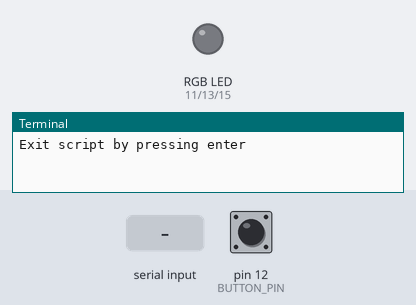
The program below on a simulated Raspberry Pi (header pin numbers). Parts: an RGB LED mixed from three pins (HIGH = lit), the last lines printed to the terminal. The test bench sets the inputs (shaded band); at power-on: pin 12 (BUTTON_PIN) HIGH. At 11.7 s the program stops and its outputs stay as they are.

Above: at 1.2 s.
1.3 s: pin 12 (BUTTON_PIN) pulled LOW for 0.15 s
At 2.2 s:
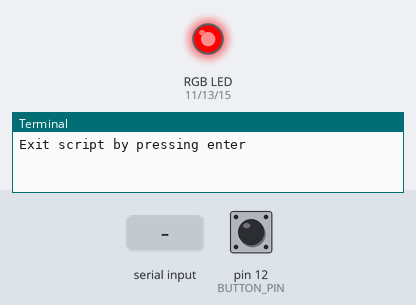
2.9 s: pin 12 (BUTTON_PIN) pulled LOW for 1 s
At 4.7 s:
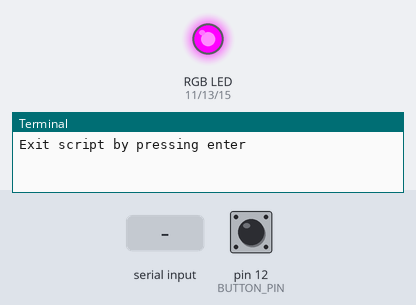
5.4 s: pin 12 (BUTTON_PIN) pulled LOW for 0.15 s
At 6.5 s:
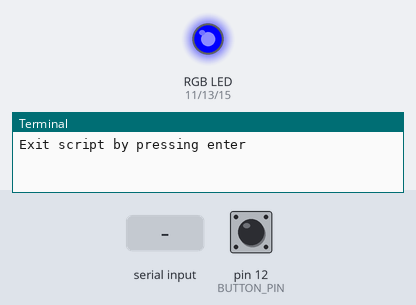
7.0 s: pin 12 (BUTTON_PIN) pulled LOW for 3.2 s
At 10.6 s:
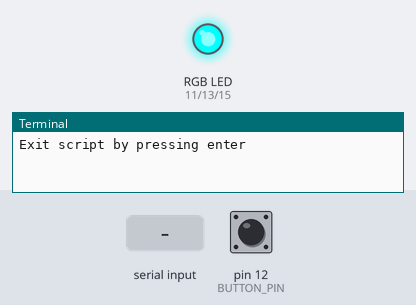
11.7 s: "1" typed at the terminal
At 12.9 s:
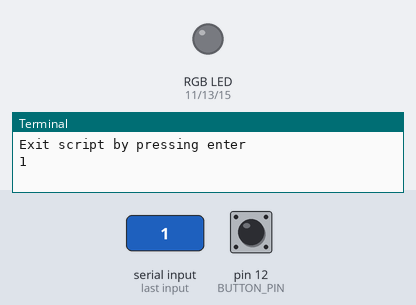
Timing chart, 0 to 13.2 s (numbered marks = the images above; inputs shaded):
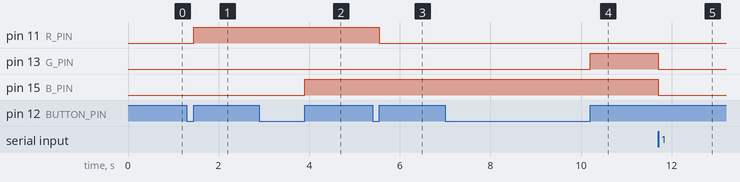

Measured:
- after the input at 1.3 s, pin 11 (R_PIN): LOW → HIGH after 0.15 s
- after the input at 2.9 s, pin 15 (B_PIN): LOW → HIGH after 1.0 s
- after the input at 5.4 s, pin 11 (R_PIN): HIGH → LOW after 0.15 s
- after the input at 7.0 s, pin 13 (G_PIN): LOW → HIGH after 3.2 s
- after the input at 11.7 s, pin 13 (G_PIN), pin 15 (B_PIN): HIGH → LOW at once

The program:

05_rgb_led_button.py
```python
import RPi.GPIO as GPIO


def next_rgb_color(r_pin, g_pin, b_pin, data):
    led_colors = [(1, 0, 0), (1, 0, 1), (0, 0, 1),
                  (0, 1, 1), (0, 1, 0), (1, 1, 0)]
    GPIO.output([r_pin, g_pin, b_pin], led_colors[data['index']])
    data['index'] += 1  # Increment index
    if data['index'] >= len(led_colors):  # If index out of range
        data['index'] = 0  # Restart from first color


R_PIN = 11  # Set up Red pin
G_PIN = 13  # Set up Green pin
B_PIN = 15  # Set up Blue pin
BUTTON_PIN = 12  # Set the BUTTON pin number into a variable
data = {'index': 0}  # Create a dict because it's mutable
GPIO.setmode(GPIO.BOARD)  # Set GPIO mode to BOARD to use pin numbers
GPIO.setup(R_PIN, GPIO.OUT, initial=0)  # Prepare Red pin
GPIO.setup(G_PIN, GPIO.OUT, initial=0)  # Prepare Green pin
GPIO.setup(B_PIN, GPIO.OUT, initial=0)  # Prepare Blue pin
GPIO.setup(BUTTON_PIN, GPIO.IN, pull_up_down=GPIO.PUD_UP)  # Prepare BUTTON pin

# Use def function to pass parameters
btn_function = lambda x: next_rgb_color(R_PIN, G_PIN, B_PIN, data)

# Setup event on rising edge
GPIO.add_event_detect(BUTTON_PIN, GPIO.RISING,
                      callback=btn_function,
                      bouncetime=300)

raw_input("Exit script by pressing enter")

GPIO.cleanup()  # Clear GPIO
```
